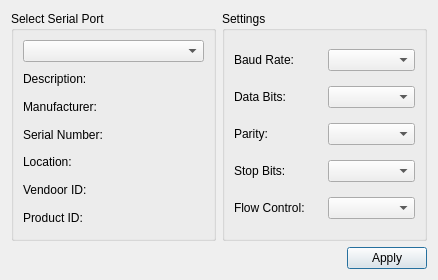
<?xml version="1.0" encoding="UTF-8"?>
<ui version="4.0">
 <class>Settings</class>
 <widget class="QDialog" name="Settings">
  <property name="geometry">
   <rect>
    <x>0</x>
    <y>0</y>
    <width>438</width>
    <height>280</height>
   </rect>
  </property>
  <property name="windowTitle">
   <string>Port Settings</string>
  </property>
  <layout class="QGridLayout" name="gridLayout_3">
   <item row="0" column="0">
    <widget class="QGroupBox" name="groupBox">
     <property name="title">
      <string>Select Serial Port</string>
     </property>
     <layout class="QGridLayout" name="gridLayout">
      <item row="0" column="0">
       <widget class="QComboBox" name="serialPortBox"/>
      </item>
      <item row="1" column="0">
       <widget class="QLabel" name="descriptionLabel">
        <property name="text">
         <string>Description:</string>
        </property>
       </widget>
      </item>
      <item row="2" column="0">
       <widget class="QLabel" name="manufacturerLabel">
        <property name="text">
         <string>Manufacturer:</string>
        </property>
       </widget>
      </item>
      <item row="3" column="0">
       <widget class="QLabel" name="serialNumLabel">
        <property name="text">
         <string>Serial Number:</string>
        </property>
       </widget>
      </item>
      <item row="4" column="0">
       <widget class="QLabel" name="locationLabel">
        <property name="text">
         <string>Location:</string>
        </property>
       </widget>
      </item>
      <item row="5" column="0">
       <widget class="QLabel" name="vendorLabel">
        <property name="text">
         <string>Vendoor ID:</string>
        </property>
       </widget>
      </item>
      <item row="6" column="0">
       <widget class="QLabel" name="productLabel">
        <property name="text">
         <string>Product ID:</string>
        </property>
       </widget>
      </item>
     </layout>
    </widget>
   </item>
   <item row="0" column="1">
    <widget class="QGroupBox" name="groupBox_2">
     <property name="title">
      <string>Settings</string>
     </property>
     <layout class="QGridLayout" name="gridLayout_2">
      <item row="0" column="0">
       <widget class="QLabel" name="label_7">
        <property name="text">
         <string>Baud Rate:</string>
        </property>
       </widget>
      </item>
      <item row="0" column="1">
       <widget class="QComboBox" name="baudRateBox"/>
      </item>
      <item row="1" column="0">
       <widget class="QLabel" name="label_8">
        <property name="text">
         <string>Data Bits:</string>
        </property>
       </widget>
      </item>
      <item row="1" column="1">
       <widget class="QComboBox" name="dataBitsBox"/>
      </item>
      <item row="2" column="0">
       <widget class="QLabel" name="label_9">
        <property name="text">
         <string>Parity:</string>
        </property>
       </widget>
      </item>
      <item row="2" column="1">
       <widget class="QComboBox" name="parityBox"/>
      </item>
      <item row="3" column="0">
       <widget class="QLabel" name="label_10">
        <property name="text">
         <string>Stop Bits:</string>
        </property>
       </widget>
      </item>
      <item row="3" column="1">
       <widget class="QComboBox" name="stopBitsBox"/>
      </item>
      <item row="4" column="0">
       <widget class="QLabel" name="label_11">
        <property name="text">
         <string>Flow Control:</string>
        </property>
       </widget>
      </item>
      <item row="4" column="1">
       <widget class="QComboBox" name="flowControlBox"/>
      </item>
     </layout>
     <zorder>baudRateBox</zorder>
     <zorder>dataBitsBox</zorder>
     <zorder>parityBox</zorder>
     <zorder>stopBitsBox</zorder>
     <zorder>flowControlBox</zorder>
     <zorder>label_7</zorder>
     <zorder>label_8</zorder>
     <zorder>label_9</zorder>
     <zorder>label_10</zorder>
     <zorder>label_11</zorder>
    </widget>
   </item>
   <item row="1" column="0" colspan="2">
    <layout class="QHBoxLayout" name="horizontalLayout">
     <item>
      <spacer name="horizontalSpacer">
       <property name="orientation">
        <enum>Qt::Horizontal</enum>
       </property>
       <property name="sizeHint" stdset="0">
        <size>
         <width>278</width>
         <height>20</height>
        </size>
       </property>
      </spacer>
     </item>
     <item>
      <widget class="QPushButton" name="applyButton">
       <property name="text">
        <string>Apply</string>
       </property>
      </widget>
     </item>
    </layout>
   </item>
  </layout>
 </widget>
 <resources/>
 <connections/>
</ui>
